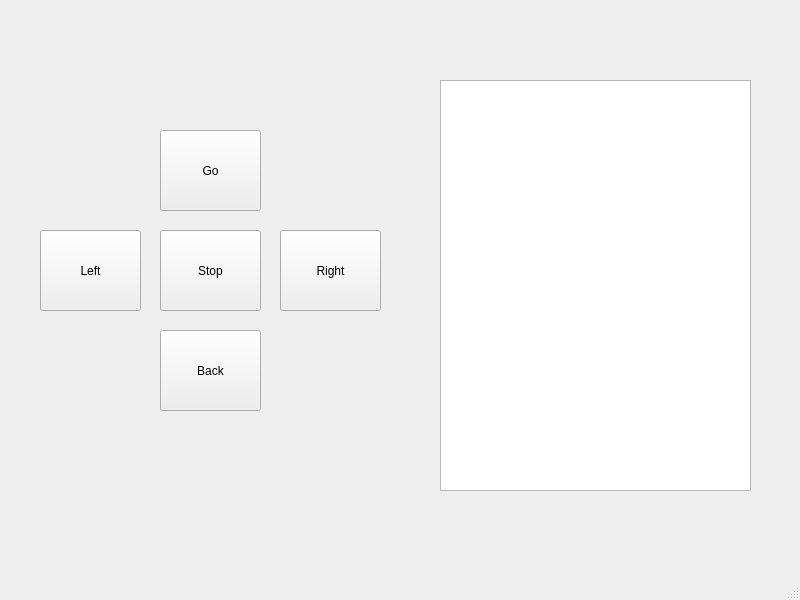
<?xml version="1.0" encoding="UTF-8"?>
<ui version="4.0">
 <class>MainWindow</class>
 <widget class="QMainWindow" name="MainWindow">
  <property name="geometry">
   <rect>
    <x>0</x>
    <y>0</y>
    <width>800</width>
    <height>600</height>
   </rect>
  </property>
  <property name="windowTitle">
   <string>MainWindow</string>
  </property>
  <widget class="QWidget" name="centralwidget">
   <widget class="QListWidget" name="listWidget">
    <property name="geometry">
     <rect>
      <x>440</x>
      <y>80</y>
      <width>311</width>
      <height>411</height>
     </rect>
    </property>
   </widget>
   <widget class="QPushButton" name="btn_left">
    <property name="geometry">
     <rect>
      <x>40</x>
      <y>230</y>
      <width>101</width>
      <height>81</height>
     </rect>
    </property>
    <property name="text">
     <string>Left</string>
    </property>
   </widget>
   <widget class="QPushButton" name="btn_go">
    <property name="geometry">
     <rect>
      <x>160</x>
      <y>130</y>
      <width>101</width>
      <height>81</height>
     </rect>
    </property>
    <property name="text">
     <string>Go</string>
    </property>
   </widget>
   <widget class="QPushButton" name="btn_right">
    <property name="geometry">
     <rect>
      <x>280</x>
      <y>230</y>
      <width>101</width>
      <height>81</height>
     </rect>
    </property>
    <property name="text">
     <string>Right</string>
    </property>
   </widget>
   <widget class="QPushButton" name="btn_stop">
    <property name="geometry">
     <rect>
      <x>160</x>
      <y>230</y>
      <width>101</width>
      <height>81</height>
     </rect>
    </property>
    <property name="text">
     <string>Stop</string>
    </property>
   </widget>
   <widget class="QPushButton" name="btn_back">
    <property name="geometry">
     <rect>
      <x>160</x>
      <y>330</y>
      <width>101</width>
      <height>81</height>
     </rect>
    </property>
    <property name="text">
     <string>Back</string>
    </property>
   </widget>
  </widget>
  <widget class="QMenuBar" name="menubar">
   <property name="geometry">
    <rect>
     <x>0</x>
     <y>0</y>
     <width>800</width>
     <height>27</height>
    </rect>
   </property>
  </widget>
  <widget class="QStatusBar" name="statusbar"/>
 </widget>
 <resources/>
 <connections/>
</ui>
